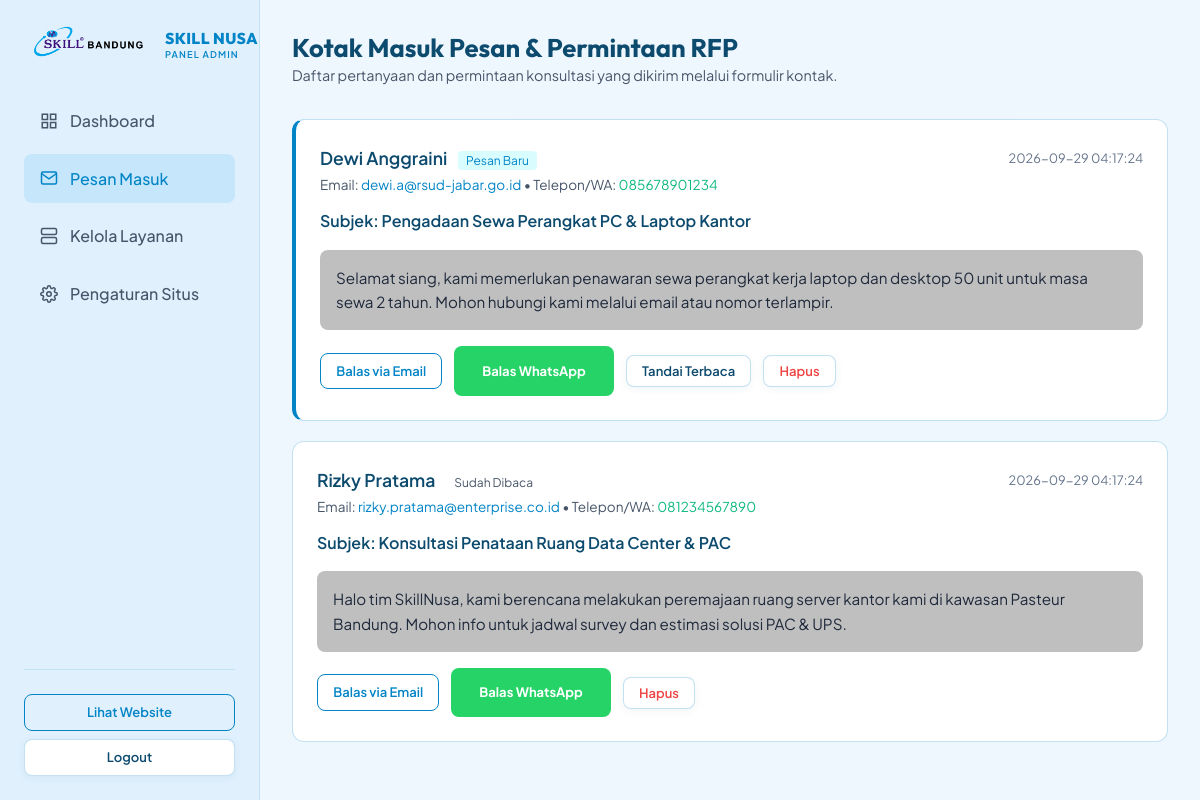
The page /admin/messages.php (signed in) on the database its author committed.
### tables this page shows
CREATE TABLE `contact_messages` (
  `id` INT AUTO_INCREMENT PRIMARY KEY,
  `name` VARCHAR(150) NOT NULL,
  `email` VARCHAR(150) NOT NULL,
  `phone` VARCHAR(50) NULL,
  `subject` VARCHAR(255) NOT NULL,
  `message` TEXT NOT NULL,
  `is_read` TINYINT(1) NOT NULL DEFAULT 0,
  `created_at` TIMESTAMP DEFAULT CURRENT_TIMESTAMP
);

### admin/messages.php (the view, shortened to what this page needs)
<?php
$db = getDbConnection();
$messages = [];
if ($db) {
    try {
        $stmt = $db->query("SELECT * FROM contact_messages ORDER BY id DESC");
        $messages = $stmt->fetchAll();
    } catch (Exception $e) {}
}
?>
<!DOCTYPE html>
<html lang="id">
<head>
  <link rel="stylesheet" href="../css/styles.css">
</head>
<body>
<div class="admin-layout">
  <aside class="admin-sidebar">
    <div class="brand">
      <img src="../assets/logo-original.png" alt="SkillNusa Logo" style="max-height: 40px;">
      <div class="brand-text">
        <span class="brand-title">SKILL NUSA</span>
        <span class="brand-sub">PANEL ADMIN</span>
      </div>
    </div>
    <ul class="admin-nav">
      <li><a href="index.php"><svg width="18" height="18" viewBox="0 0 24 24" fill="none" stroke="currentColor" stroke-width="2"><rect x="3" y="3" width="7" height="7"></rect><rect x="14" y="3" width="7" height="7"></rect><rect x="14" y="14" width="7" height="7"></rect><rect x="3" y="14" width="7" height="7"></rect></svg> Dashboard</a></li>
      <li><a href="messages.php" class="active"><svg width="18" height="18" viewBox="0 0 24 24" fill="none" stroke="currentColor" stroke-width="2"><path d="M4 4h16c1.1 0 2 .9 2 2v12c0 1.1-.9 2-2 2H4c-1.1 0-2-.9-2-2V6c0-1.1.9-2 2-2z"></path><polyline points="22,6 12,13 2,6"></polyline></svg> Pesan Masuk</a></li>
      <li><a href="services.php"><svg width="18" height="18" viewBox="0 0 24 24" fill="none" stroke="currentColor" stroke-width="2"><rect x="2" y="2" width="20" height="8" rx="2" ry="2"></rect><rect x="2" y="14" width="20" height="8" rx="2" ry="2"></rect><line x1="6" y1="6" x2="6.01" y2="6"></line><line x1="6" y1="18" x2="6.01" y2="18"></line></svg> Kelola Layanan</a></li>
      <li><a href="settings.php"> Pengaturan Situs</a></li>
    </ul>
    <div style="margin-top: auto; padding-top: 1.5rem; border-top: 1px solid var(--border-subtle);">
      <a href="../index.php" target="_blank" class="btn btn-outline btn-sm btn-block mb-2">Lihat Website</a>
      <a href="logout.php" class="btn btn-secondary btn-sm btn-block">Logout</a>
    </div>
  </aside>
  <main class="admin-main">
    <div style="margin-bottom: 2rem;">
      <h1 style="font-size: 1.6rem;">Kotak Masuk Pesan & Permintaan RFP</h1>
      <p style="color: var(--text-muted); font-size: 0.9rem;">Daftar pertanyaan dan permintaan konsultasi yang dikirim melalui formulir kontak.</p>
    </div>
    <div class="messages-list">
      <?php if (empty($messages)): ?>
        <div style="background: var(--bg-card); padding: 3rem; text-align: center; border-radius: 12px; color: var(--text-muted);">
          Belum ada pesan yang diterima.
        </div>
      <?php else: ?>
        <?php foreach ($messages as $m): ?>
          <div class="message-card <?= $m['is_read'] ? '' : 'unread' ?>">
            <div class="msg-header">
              <div>
                <span class="msg-sender"><?= htmlspecialchars($m['name']) ?></span>
                <span style="margin-left: 8px; font-size: 0.75rem; padding: 2px 8px; border-radius: 4px; background: <?= $m['is_read'] ? 'rgba(255,255,255,0.08)' : 'rgba(0,240,255,0.15)' ?>; color: <?= $m['is_read'] ? 'var(--text-muted)' : 'var(--accent-cyan)' ?>;">
                  <?= $m['is_read'] ? 'Sudah Dibaca' : 'Pesan Baru' ?>
                </span>
                <div class="msg-meta">
                  Email: <a href="mailto:<?= htmlspecialchars($m['email']) ?>" style="color: var(--accent-cyan);"><?= htmlspecialchars($m['email']) ?></a>
                  <?php if (!empty($m['phone'])): ?>
                    • Telepon/WA: <a href="https://wa.me/<?= preg_replace('/[^0-9]/', '', $m['phone']) ?>" target="_blank" style="color: #10b981;"><?= htmlspecialchars($m['phone']) ?></a>
                  <?php endif; ?>
                </div>
              </div>
              <div style="text-align: right;">
                <span style="font-size: 0.8rem; color: var(--text-dim);"><?= htmlspecialchars($m['created_at']) ?></span>
              </div>
            </div>
            <div style="font-weight: 600; color: var(--text-heading); margin-bottom: 0.25rem;">
              Subjek: <?= htmlspecialchars($m['subject']) ?>
            </div>
            <div class="msg-body">
              <?= nl2br(htmlspecialchars($m['message'])) ?>
            </div>
            <div class="msg-actions">
              <a href="mailto:<?= htmlspecialchars($m['email']) ?>?subject=Re:%20<?= urlencode($m['subject']) ?>" class="btn btn-outline btn-sm">Balas via Email</a>
              <?php if (!empty($m['phone'])): ?>
                <a href="https://wa.me/<?= preg_replace('/[^0-9]/', '', $m['phone']) ?>?text=Halo%20<?= urlencode($m['name']) ?>,%20kami%20dari%20PT%20Skill%20Nusa%20Infotama%20ingin%20menanggapi%20pesan%20Anda." target="_blank" class="btn btn-whatsapp btn-sm">Balas WhatsApp</a>
              <?php endif; ?>
              <?php if (!$m['is_read'] && $db): ?>
                <form method="POST" style="display: inline;">
                  <button type="submit" class="btn btn-secondary btn-sm">Tandai Terbaca</button>
                </form>
              <?php endif; ?>
              <?php if ($db): ?>
                <form method="POST" style="display: inline;" onsubmit="return confirm('Apakah Anda yakin ingin menghapus pesan ini?');">
                  <button type="submit" class="btn btn-secondary btn-sm" style="color: #ef4444;">Hapus</button>
                </form>
              <?php endif; ?>
            </div>
          </div>
        <?php endforeach; ?>
      <?php endif; ?>
    </div>
  </main>
</div>
</body>
</html>

### admin/messages.php (style rules this page uses)
.admin-layout { display: flex; min-height: 100vh; background: var(--bg-primary); }
.admin-sidebar { width: 260px; background: var(--bg-secondary); border-right: 1px solid var(--border-subtle); padding: 1.5rem; display: flex; flex-direction: column; }
.admin-main { flex: 1; padding: 2rem; overflow-y: auto; }
.admin-nav { list-style: none; padding: 0; margin: 2rem 0; display: flex; flex-direction: column; gap: 0.5rem; }
.admin-nav a { display: flex; align-items: center; gap: 0.75rem; padding: 0.75rem 1rem; border-radius: 8px; color: var(--text-muted); font-weight: 500; }
.admin-nav a:hover, .admin-nav a.active { background: var(--accent-cyan-dim); color: var(--accent-cyan); }
.message-card { background: var(--bg-card); border: 1px solid var(--border-light); border-radius: 12px; padding: 1.5rem; margin-bottom: 1.25rem; transition: border-color 0.2s; }
.message-card.unread { border-left: 4px solid var(--accent-cyan); }
.msg-header { display: flex; justify-content: space-between; align-items: flex-start; margin-bottom: 0.75rem; }
.msg-sender { font-size: 1.1rem; font-weight: 600; color: var(--text-heading); }
.msg-meta { font-size: 0.85rem; color: var(--text-muted); margin-top: 2px; }
.msg-body { background: rgba(0, 0, 0, 0.25); border-radius: 8px; padding: 1rem; margin: 1rem 0; font-size: 0.95rem; line-height: 1.6; color: var(--text-main); }
.msg-actions { display: flex; gap: 0.75rem; align-items: center; }

### rows shown on the page
contact_messages: name "Dewi Anggraini", is_read "Pesan Baru", email "dewi.a@rsud-jabar.go.id", phone "085678901234", created_at "2026-09-29 04:17:24", subject "Pengadaan Sewa Perangkat PC & Laptop Kantor", message "Selamat siang, kami memerlukan penawaran sewa perangkat kerja laptop dan desktop 50 unit untuk masa sewa 2 tahun. Mohon hubungi kami melalui email atau nomor terlampir."
contact_messages: name "Rizky Pratama", is_read "Sudah Dibaca", email "rizky.pratama@enterprise.co.id", phone "081234567890", created_at "2026-09-29 04:17:24", subject "Konsultasi Penataan Ruang Data Center & PAC", message "Halo tim SkillNusa, kami berencana melakukan peremajaan ruang server kantor kami di kawasan Pasteur Bandung. Mohon info untuk jadwal survey dan estimasi solusi PAC & UPS."
